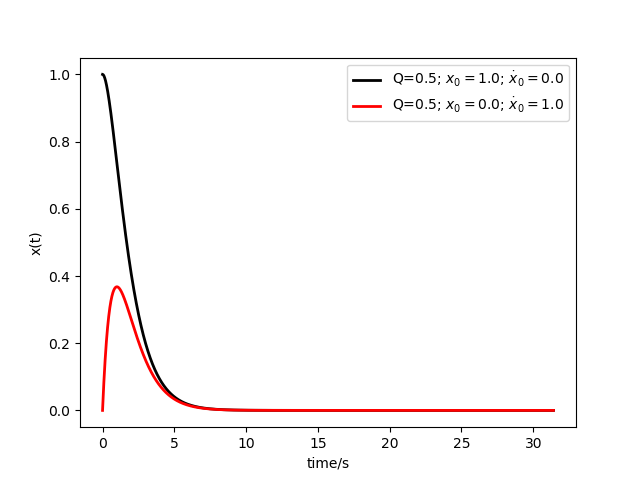

Source code (Python):
import numpy as np
import matplotlib.pyplot as plt

def damped(x0,xdot0,Q,omega,t):
    if Q<0.5:
        omegap=(0.5*omega/Q)*np.sqrt(1-4*Q*Q)
        y=omegap*t
        x=np.exp(-0.5*omega*t/Q)
        B=(xdot0+0.5*omega*x0/Q)/omegap
        x=x*(x0*np.cosh(y)+B*np.sinh(y))
    elif Q>0.5:
        omegap=(0.5*omega/Q)*np.sqrt(4*Q*Q-1)
        y=omegap*t
        x=np.exp(-0.5*omega*t/Q)
        B=(xdot0+0.5*omega*x0/Q)/omegap
        x=x*(x0*np.cos(y)+B*np.sin(y))
    else:
        x=np.exp(-0.5*omega*t/Q)
        B=xdot0+0.5*omega*x0/Q
        x=x*(x0+B*t)
    return x
    
omega=1.
t=np.arange(0.,5*(2*np.pi/omega),0.01,dtype='float')
Q=.5;x0=1.;xdot0=0.
x=damped(x0,xdot0,Q,omega,t)
plt.plot(t,x,'black',lw=2,label=r"Q=%.1f; $x_0=%.1f$; $\dot{x}_0=%.1f$"%(Q,x0,xdot0))
x0=0.;xdot0=1.
x2=damped(x0,xdot0,Q,omega,t)
plt.plot(t,x2,'red',lw=2,label=r"Q=%.1f; $x_0=%.1f$; $\dot{x}_0=%.1f$"%(Q,x0,xdot0))
plt.legend(loc='best')
plt.xlabel('time/s')
plt.ylabel('x(t)')
plt.show()
